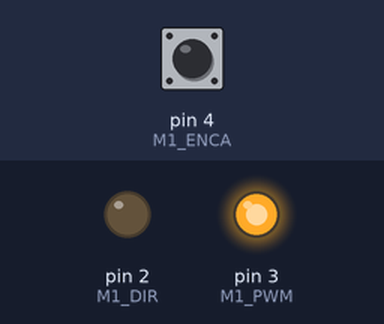
This sketch was run on a simulated Arduino Uno, built with avr-gcc and run on an emulated ATmega328P. Parts: output pins drawn as LEDs (lit = HIGH). Inputs (shaded band) come from the test bench; at power-on: pin 4 (M1_ENCA) HIGH. What the sketch prints to the serial monitor is not drawn.

Above: at 0.1 s.
Timing chart, 0 to 1.6 s (numbered marks = the images above):
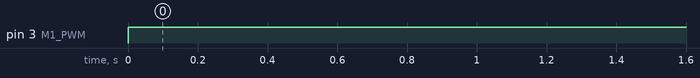

The sketch:

trial.ino
```cpp
boolean flag=LOW;

int M1_DIR=2;
int M1_PWM=3;
int M1_ENCA=4;
int M1_ENCB=5;
int counter = 0;
int aState;
int aLastState;
int time1;
int time2;

void setup() {
  // put your setup code here, to run once:
  pinMode(M1_DIR,OUTPUT);
  pinMode(M1_PWM,OUTPUT);
  pinMode(M1_ENCA,INPUT);
  pinMode(M1_ENCB,INPUT);
  Serial.begin (9600);
  aLastState = digitalRead(M1_ENCA);
}

void loop() {
  // put your main code here, to run repeatedly:
  if (flag==LOW)
  {
    time1=millis();
    flag=HIGH;
  }
  if (flag==HIGH){
    digitalWrite(M1_DIR,LOW);
    analogWrite(M1_PWM,255);

    aState = digitalRead(M1_ENCA); // Reads the "current" state of the M1_ENCA
    // If the previous and the current state of the outputA are different, that means a Pulse has occured

    if (aState != aLastState){
      // If the M1_ENCB state is different to the outputA state, that means the encoder is rotating clockwise
      if (digitalRead(M1_ENCB) != aState) {
      counter ++;
      } else {
        counter --;
      }
    }
    aLastState = aState;

    time2=millis();

    if (time2-time1>1000){
      flag=LOW;
      Serial.print("Position: ");
      Serial.println(counter);
      counter=0;
    }
  }
}
```

Measured:
- by itself, pin 3 (M1_PWM): LOW → HIGH at 0.00 s
